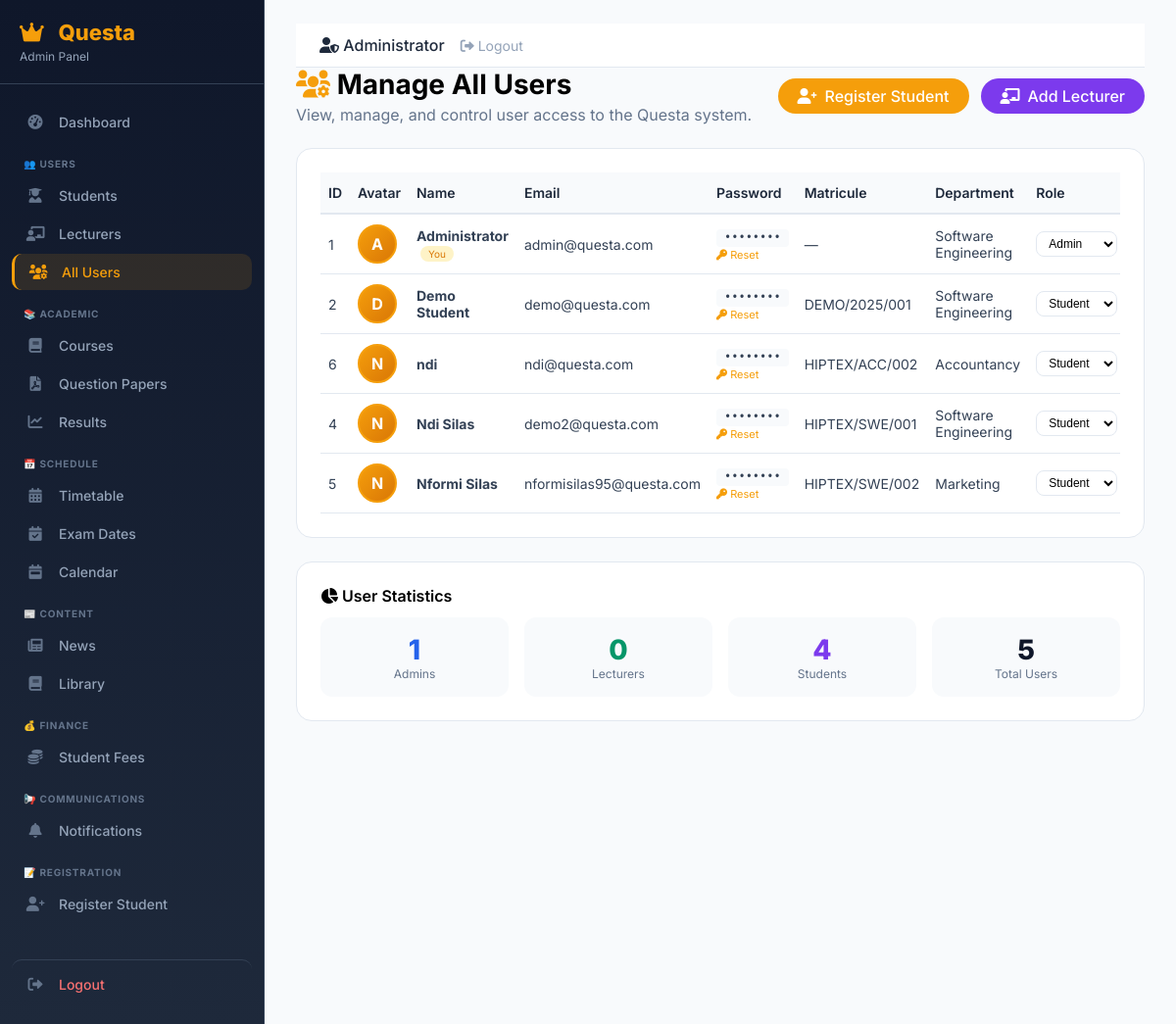
Before: /admin/manage-users.php (signed in) with the older database file.
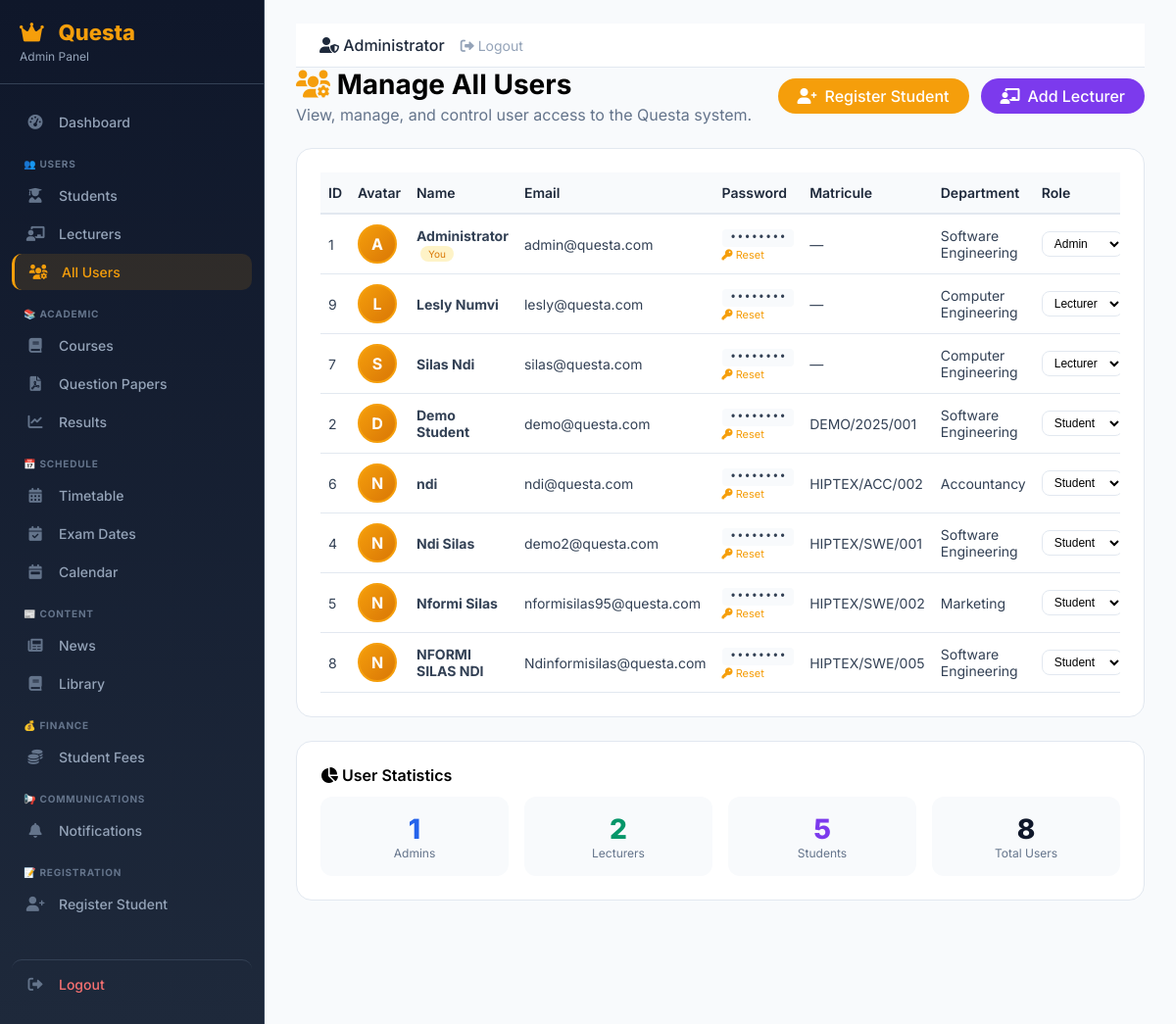
After: the same page with the newer database file.
### tables this page shows
CREATE TABLE `users` (
  `id` int(11) NOT NULL,
  `name` varchar(100) NOT NULL,
  `email` varchar(100) NOT NULL,
  `password` varchar(255) NOT NULL,
  `role` enum('admin','lecturer','student') DEFAULT 'student',
  `matricule` varchar(50) DEFAULT NULL,
  `department_id` int(11) DEFAULT NULL,
  `avatar` varchar(255) DEFAULT NULL,
  `created_at` datetime DEFAULT current_timestamp()
);

CREATE TABLE `departments` (
  `id` int(11) NOT NULL,
  `name` varchar(100) NOT NULL,
  `abbreviation` varchar(10) DEFAULT NULL,
  `icon` varchar(50) DEFAULT NULL
);

### admin/manage-users.php (the view, shortened to what the changed rows need)
<?php
require_once '../includes/config.php';
$users = $pdo->query("
    SELECT u.*, d.name as department_name
    FROM users u
    LEFT JOIN departments d ON u.department_id = d.id
    ORDER BY u.role, u.name
")->fetchAll();
include 'header.php';
?>
<div class="admin-main-content">
    <div style="display: flex; justify-content: space-between; align-items: center; flex-wrap: wrap; gap: 16px; margin-bottom: 24px;">
        <div>
            <h1 style="font-size: 28px; font-weight: 700; margin-bottom: 4px;">
                <i class="fas fa-users-cog" style="color: #f59e0b;"></i> Manage All Users
            </h1>
        </div>
    </div>
    <div class="admin-card">
        <div style="overflow-x: auto;">
            <table class="admin-table">
                <thead>
                    <tr>
                        <th>ID</th>
                        <th>Avatar</th>
                        <th>Name</th>
                        <th>Email</th>
                        <th>Password</th>
                        <th>Matricule</th>
                        <th>Department</th>
                        <th>Role</th>
                    </tr>
                </thead>
                <tbody>
                    <?php foreach ($users as $user):
                        $avatarExists = !empty($user['avatar']) && file_exists($user['avatar']);
                        $avatarPath = $avatarExists ? $user['avatar'] : '';
                        $initials = strtoupper(substr($user['name'], 0, 1));
                    ?>
                        <tr>
                            <td><?php echo $user['id']; ?></td>
                            <td>
                                <?php if ($avatarExists): ?>
                                    <img src="<?php echo $avatarPath; ?>" alt="Avatar" style="width: 40px; height: 40px; border-radius: 50%; object-fit: cover; border: 2px solid #f59e0b;">
                                <?php else: ?>
                                    <div style="width: 40px; height: 40px; border-radius: 50%; background: linear-gradient(135deg, #f59e0b, #d97706); display: flex; align-items: center; justify-content: center; color: white; font-weight: 700; font-size: 16px; border: 2px solid #f59e0b;">
                                        <?php echo $initials; ?>
                                    </div>
                                <?php endif; ?>
                            </td>
                            <td>
                                <strong><?php echo htmlspecialchars($user['name']); ?></strong>
                                <?php if ($user['id'] == $_SESSION['user_id']): ?>
                                    <span style="background: #fef3c7; color: #d97706; padding: 2px 8px; border-radius: 12px; font-size: 10px; margin-left: 4px;">You</span>
                                <?php endif; ?>
                            </td>
                            <td><?php echo htmlspecialchars($user['email']); ?></td>
                            <td>
                                <span style="font-family: monospace; font-size: 12px; background: #f8fafc; padding: 2px 8px; border-radius: 4px;">
                                    ••••••••
                                </span>
                                <a href="?resetpass=<?php echo $user['id']; ?>" style="font-size: 11px; color: #f59e0b; text-decoration: none;" onclick="return confirm('Reset password to default (password123)?')">
                                    <i class="fas fa-key"></i> Reset
                                </a>
                            </td>
                            <td><?php echo htmlspecialchars($user['matricule'] ?? '—'); ?></td>
                            <td><?php echo htmlspecialchars($user['department_name'] ?? '—'); ?></td>
                            <td>
                                <form method="GET" action="" style="display: inline;">
                                    <select name="role" onchange="this.form.submit()" class="form-select" style="width: auto; padding: 4px 8px; font-size: 12px; border-radius: 8px;">
                                        <option value="student" <?php echo $user['role'] == 'student' ? 'selected' : ''; ?>>Student</option>
                                        <option value="lecturer" <?php echo $user['role'] == 'lecturer' ? 'selected' : ''; ?>>Lecturer</option>
                                        <option value="admin" <?php echo $user['role'] == 'admin' ? 'selected' : ''; ?>>Admin</option>
                                    </select>
                                </form>
                            </td>
                        </tr>
                    <?php endforeach; ?>
                </tbody>
            </table>
        </div>
    </div>
    <div class="admin-card">
        <div style="display: grid; grid-template-columns: repeat(auto-fit, minmax(150px, 1fr)); gap: 16px;">
            <div style="text-align: center; padding: 16px; background: #f8fafc; border-radius: 12px;">
                <span style="font-size: 28px; font-weight: 800; color: #059669;">
                    <?php echo count(array_filter($users, function($u) { return $u['role'] == 'lecturer'; })); ?>
                </span>
                <p style="font-size: 12px; color: #64748b; margin: 0;">Lecturers</p>
            </div>
            <div style="text-align: center; padding: 16px; background: #f8fafc; border-radius: 12px;">
                <span style="font-size: 28px; font-weight: 800; color: #7c3aed;">
                    <?php echo count(array_filter($users, function($u) { return $u['role'] == 'student'; })); ?>
                </span>
                <p style="font-size: 12px; color: #64748b; margin: 0;">Students</p>
            </div>
            <div style="text-align: center; padding: 16px; background: #f8fafc; border-radius: 12px;">
                <span style="font-size: 28px; font-weight: 800; color: #0f172a;">
                    <?php echo count($users); ?>
                </span>
                <p style="font-size: 12px; color: #64748b; margin: 0;">Total Users</p>
            </div>
        </div>
    </div>
</div>
<?php include 'footer.php'; ?>

Changed rows visible on the page:
added users: id "9", name "L", name "Lesly Numvi", email "lesly@questa.com", matricule "—", department.name "Computer Engineering", role "Lecturer"
added users: id "7", name "S", name "Silas Ndi", email "silas@questa.com", matricule "—", department.name "Computer Engineering", role "Lecturer"
added users: id "8", name "N", name "NFORMI SILAS NDI", email "Ndinformisilas@questa.com", matricule "HIPTEX/SWE/005", department.name "Software Engineering", role "Student"
Other visible differences:
count($users): "5" → "8"
text no longer shown: "0 4"
text now shown: "2 5"
